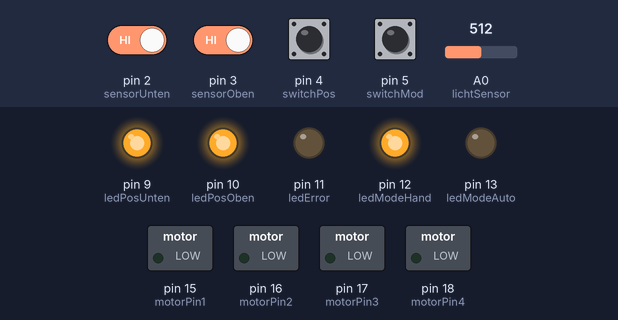
A program run on a simulated Arduino Uno, built with avr-gcc and run on an emulated ATmega328P. Shown: switched loads named in the program (green lamp = pin HIGH), output pins drawn as LEDs (lit = HIGH). The inputs (shaded band) are chosen by the test bench; at power-on: pin 2 (sensorUnten), pin 3 (sensorOben), pin 4 (switchPos), pin 5 (switchMod) HIGH, A0 (lichtSensor) = 512.

Above: at 1.2 s.
1.3 s: pin 2 (sensorUnten) driven LOW
At 1.64 s:
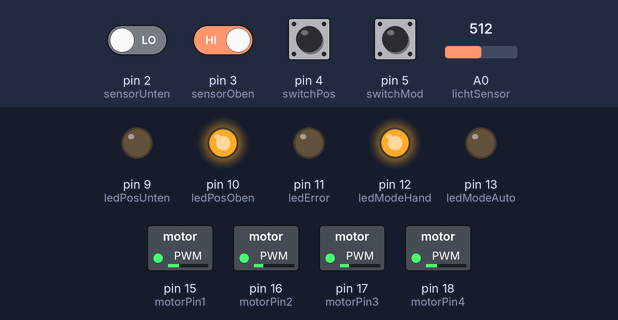
4.3 s: pin 3 (sensorOben) driven LOW
At 4.92 s:
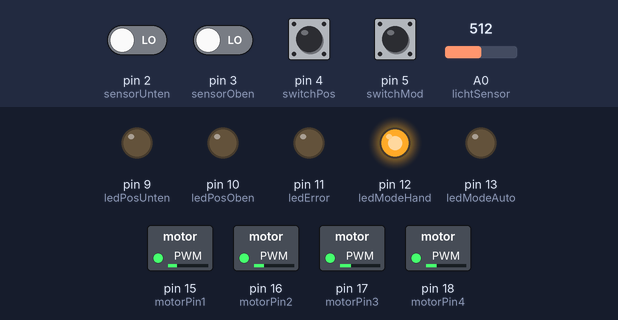
7.3 s: pin 4 (switchPos) pulled LOW for 0.15 s
10.3 s: pin 5 (switchMod) pulled LOW for 0.15 s
At 10.84 s:
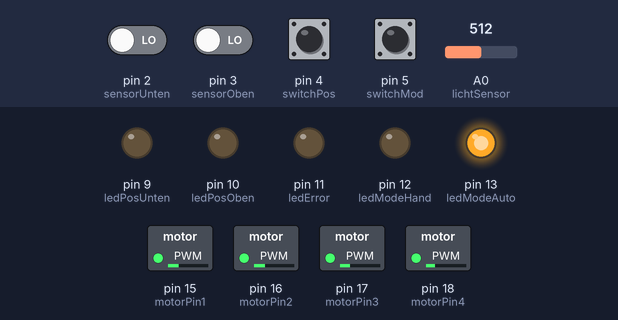
13.3 s: pin 5 (switchMod) pulled LOW for 1 s
At 14.7 s:
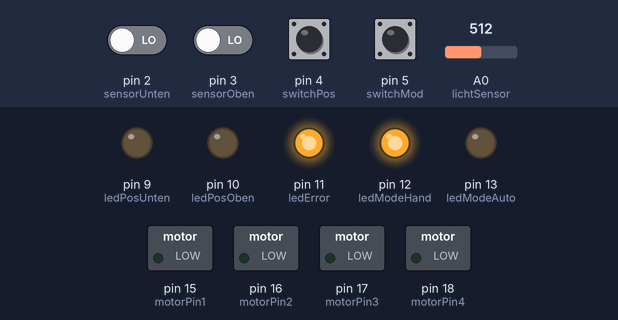
16.3 s: pin 2 (sensorUnten) driven HIGH
At 16.52 s:
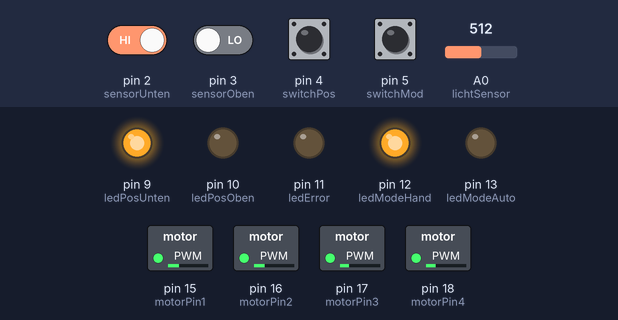
Timing chart, 0 to 30.4 s (numbered marks = the images above; inputs shaded):
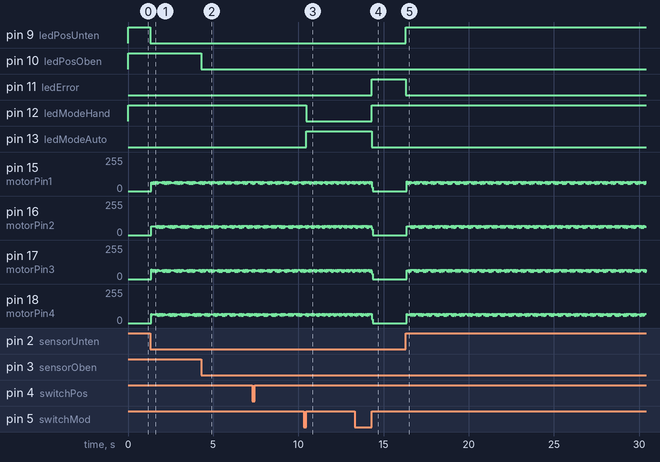

The program:

main.cpp
```cpp
#include <Arduino.h>

// Pins definieren

//Motor
#define motorPin1   15  //Motor Pin 1
#define motorPin2   16  //Motor Pin 2
#define motorPin3   17  //Motor Pin 3
#define motorPin4   18  //Motor Pin 4

//Sensoren
#define sensorUnten 2   //Unterer Sensor an der Hühnerklappe
#define sensorOben  3   //Oberer Sensor an der Hühnerklappe
#define lichtSensor 14  // Photoressistor zur Erkennung, ob Tag oder Nacht ist

//Taster
#define switchPos   4   //Taster zum Öffnen und Schließen der Hühnerklappe
#define switchMod   5   //Taster zum Wechseln zwischen Hand- und Automodus

//LED
#define ledPosUnten 9   //LED signalisiert Position unten an der Hühnerklappe
#define ledPosOben  10  //LED signalisiert Position oben an der Hühnerklappe
#define ledModeHand 12  //LED signalisiert Handmodus aktiv
#define ledModeAuto 13  //LED signalisiert Automodus aktiv
#define ledError    11  //LED signalisiert Fehler

// Konstanten
const int lichtschwelle = 500;
const int motordelay = 2;
const unsigned long motortimeout = 10000; // Zeitlimit Motor in Millisekunden

// Globale Variablen
bool handModus = false;
bool autoModus = true;
bool licht = false;
int stepNumber = 0;
unsigned long motorStartTime = 0;
bool motorTimedOut = false;

// Motorzustände
enum MotorState { STOPPED, CLOCKWISE, COUNTERCLOCKWISE };
MotorState motorStatus = STOPPED;

// Funktionen deklarieren
void updateModus();
void updateLeds();
void controlMotor();
void statusMotor(bool dir);
void zustandLichtSensor();
void checkMotorTimeout();

//---------------------------------------------------------------------------------------------------------------------

void setup() {
    // Pins konfigurieren

    //Motor
    pinMode(motorPin1, OUTPUT);
    pinMode(motorPin2, OUTPUT);
    pinMode(motorPin3, OUTPUT);
    pinMode(motorPin4, OUTPUT);
    //Sensoren
    pinMode(sensorUnten, INPUT_PULLUP);
    pinMode(sensorOben, INPUT_PULLUP);

    //Taster
    pinMode(switchPos, INPUT_PULLUP);
    pinMode(switchMod, INPUT_PULLUP);

    //LED
    pinMode(ledPosUnten, OUTPUT);
    pinMode(ledPosOben, OUTPUT);
    pinMode(ledModeHand, OUTPUT);
    pinMode(ledModeAuto, OUTPUT);
    pinMode(ledError, OUTPUT);
}

void loop() {
    updateModus();
    updateLeds();
    zustandLichtSensor();
    checkMotorTimeout();

    //Klappe öffnen/Schliessen

    //Handmodus
    if (handModus) {
        if (digitalRead(switchPos) == HIGH          //Bedingungen öffnen (Motor CW)
            && digitalRead(sensorUnten) == HIGH
            && digitalRead(sensorOben) == LOW) {
            motorStatus = CLOCKWISE;
            motorStartTime = millis();
            motorTimedOut = false;
        } else if (digitalRead(switchPos) == HIGH   //Bedingungen schliessen (Motor CCW)
            && digitalRead(sensorOben) == HIGH
            && digitalRead(sensorUnten) == LOW) {
            motorStatus = COUNTERCLOCKWISE;
            motorStartTime = millis();
            motorTimedOut = false;
        }
        //Automodus
    } else if (autoModus) {
        if (licht                                       //Bedingungen öffnen (Motor CW)
            && digitalRead(sensorUnten) == HIGH
            && digitalRead(sensorOben) == LOW) {
            motorStatus = CLOCKWISE;
            motorStartTime = millis();
            motorTimedOut = false;
        } else if (!licht                               //Bedingungen schliessen (Motor CCW)
            && digitalRead(sensorOben) == HIGH
            && digitalRead(sensorUnten) == LOW) {
            motorStatus = COUNTERCLOCKWISE;
            motorStartTime = millis();
            motorTimedOut = false;
        }
    }

    if ((motorStatus == CLOCKWISE                       //Bedingungen Stopp (Motor Stopp)
        && digitalRead(sensorOben) == HIGH)
        || (motorStatus == COUNTERCLOCKWISE
        && digitalRead(sensorUnten) == HIGH)) {
        motorStatus = STOPPED;
    }

    controlMotor();
}

//---------------------------------------------------------------------------------------------------------------------

//Wechsel zwischen Automodus und Handmodus
void updateModus() {
    static bool letztmod = LOW;                         //Wechsel zwischen Automodus und Handmodus
    bool akturllmod = digitalRead(switchMod);

    if (akturllmod == HIGH && letztmod == LOW) {
        handModus = !handModus;
        autoModus = !autoModus;
    }

    letztmod = akturllmod;
}

//---------------------------------------------------------------------------------------------------------------------

//Steuerung LEDs
void updateLeds() {
    digitalWrite(ledModeHand, handModus);
    digitalWrite(ledModeAuto, autoModus);
    digitalWrite(ledPosUnten, digitalRead(sensorUnten));
    digitalWrite(ledPosOben, digitalRead(sensorOben));
    digitalWrite(ledError, motorTimedOut);
}

//---------------------------------------------------------------------------------------------------------------------

//Abfrage Lichsensor und erkennung ob Tag oder Nacht
void zustandLichtSensor() {
    int lichtWert = analogRead(lichtSensor);
    licht = lichtWert > lichtschwelle;
}
//https://www.instructables.com/Light-Sensor-Photoresistor-Arduino-Tinkercad/
//---------------------------------------------------------------------------------------------------------------------

//Prüfen, ob der Motor die Zeit überschritten hat
void checkMotorTimeout() {
    if ((motorStatus == CLOCKWISE || motorStatus == COUNTERCLOCKWISE) && !motorTimedOut) {
        if (millis() - motorStartTime > motortimeout) {
            motorStatus = STOPPED;
            motorTimedOut = true;
        }
    }
}

//---------------------------------------------------------------------------------------------------------------------

//Steuerung Motor
void controlMotor() {
    switch (motorStatus) {
        case CLOCKWISE:
            statusMotor(true);
            break;
        case COUNTERCLOCKWISE:
            statusMotor(false);
            break;
        case STOPPED:
            digitalWrite(motorPin1, LOW);
            digitalWrite(motorPin2, LOW);
            digitalWrite(motorPin3, LOW);
            digitalWrite(motorPin4, LOW);
            break;
    }
}

void statusMotor(bool dir) {
    if (dir) {                      // Uhrzeigersinn
        switch (stepNumber) {
            case 0:
                digitalWrite(motorPin1, HIGH);
                digitalWrite(motorPin2, LOW);
                digitalWrite(motorPin3, LOW);
                digitalWrite(motorPin4, LOW);
                break;
            case 1:
                digitalWrite(motorPin1, LOW);
                digitalWrite(motorPin2, HIGH);
                digitalWrite(motorPin3, LOW);
                digitalWrite(motorPin4, LOW);
                break;
            case 2:
                digitalWrite(motorPin1, LOW);
                digitalWrite(motorPin2, LOW);
                digitalWrite(motorPin3, HIGH);
                digitalWrite(motorPin4, LOW);
                break;
            case 3:
                digitalWrite(motorPin1, LOW);
                digitalWrite(motorPin2, LOW);
                digitalWrite(motorPin3, LOW);
                digitalWrite(motorPin4, HIGH);
                break;
        }
    } else {                    // Gegenuhrzeigersinn
        switch (stepNumber) {
            case 0:
                digitalWrite(motorPin1, LOW);
                digitalWrite(motorPin2, LOW);
                digitalWrite(motorPin3, LOW);
                digitalWrite(motorPin4, HIGH);
                break;
            case 1:
                digitalWrite(motorPin1, LOW);
                digitalWrite(motorPin2, LOW);
                digitalWrite(motorPin3, HIGH);
                digitalWrite(motorPin4, LOW);
                break;
            case 2:
                digitalWrite(motorPin1, LOW);
                digitalWrite(motorPin2, HIGH);
                digitalWrite(motorPin3, LOW);
                digitalWrite(motorPin4, LOW);
                break;
            case 3:
                digitalWrite(motorPin1, HIGH);
                digitalWrite(motorPin2, LOW);
                digitalWrite(motorPin3, LOW);
                digitalWrite(motorPin4, LOW);
                break;
        }
    }
//https://elektro.turanis.de/html/prj143/index.html
    stepNumber = (stepNumber + 1) % 4;
    delay(motordelay);
}
```

Measured:
- after the input at 1.3 s, pin 9 (ledPosUnten): HIGH → LOW at once; pin 17 (motorPin3): 0/255 → 75/255 after 0.06 s, then moves between 56/255 and 75/255, repeating every 1.4 s; pin 18 (motorPin4): 0/255 → 70/255 after 0.06 s, then moves between 56/255 and 70/255, repeating every 1.4 s
- after the input at 4.3 s, pin 10 (ledPosOben): HIGH → LOW at once
- after the input at 10.3 s, pin 12 (ledModeHand): HIGH → LOW after 0.15 s; pin 13 (ledModeAuto): LOW → HIGH after 0.15 s
- after the input at 13.3 s, pin 12 (ledModeHand): LOW → HIGH after 1.0 s; pin 13 (ledModeAuto): HIGH → LOW after 1.0 s
- after the input at 16.3 s, pin 9 (ledPosUnten): LOW → HIGH at once; pin 11 (ledError): HIGH → LOW at once
